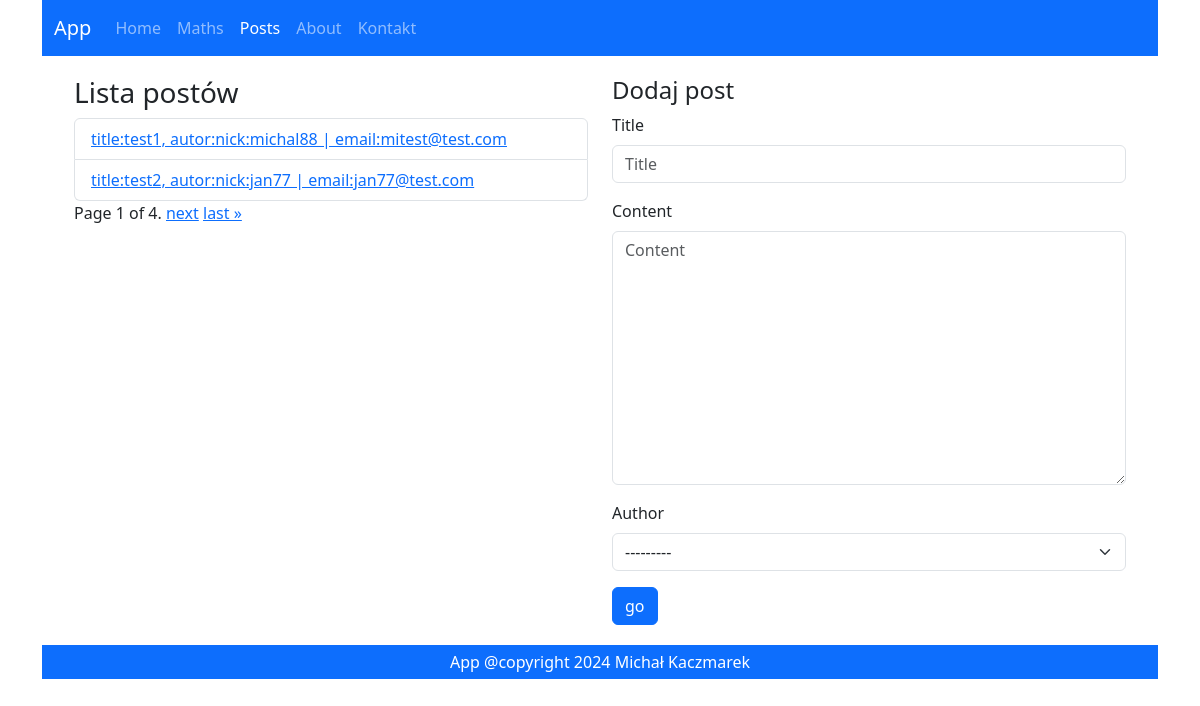
The app's page /posts/list/ with its own data.
### posts/models.py (models this page shows)
class Post(models.Model):
    title = models.CharField(max_length=50)
    content = models.TextField()
    created = models.DateTimeField(
        auto_now_add=True,
    )
    modified = models.DateTimeField(
        auto_now=True,
    )
    author = models.ForeignKey(
        'posts.Author',
        on_delete=models.CASCADE,
    )
    def __str__(self):
        return f"title:{self.title}, autor:{self.author}"

class Author(models.Model):
    nick = models.CharField(max_length=20)
    email = models.EmailField()
    bio = models.TextField(null=True, blank=True)
    def __str__(self):
        return f"nick:{self.nick} | email:{self.email}"

### posts/views.py (the view, shortened to what this page needs)
# urls.py: path('list/', posts_list, name="list"),
def posts_list(request):
    form = PostForm()
    posts = Post.objects.all()
    paginator = Paginator(posts, 2)
    page_number = request.GET.get('page')
    posts = paginator.get_page(page_number)
    return render(
        request=request,
        template_name="posts/list.html",
        context={
            "posts": posts,
            "form": form
        }
    )

### posts/forms.py (shortened to what this page needs)
class PostForm(forms.ModelForm):
    class Meta:
        model = Post
        fields = "__all__"

### posts/templates/posts/list.html (shortened to what this page needs)
{% extends 'main.html' %}
{% load django_bootstrap5 %}
{% block content %}
<div class="col">
  <h3>Lista postów</h3>
  <ul class="list-group">
    {% for p in posts %}
      <li class="list-group-item">
        <a href="{% url 'posts:details' p.id %}">{{ p }}</a>
      </li>
    {% endfor %}
  </ul>
  <div class="pagination">
    <span class="step-links">
      <span class="current">Page {{ posts.number }} of {{ posts.paginator.num_pages }}.</span>
      {% if posts.has_next %}
        <a href="?page={{ posts.next_page_number }}">next</a>
        <a href="?page={{ posts.paginator.num_pages }}">last »</a>
      {% endif %}
    </span>
  </div>
</div>
<div class="col">
  <h4>Dodaj post</h4>
  <form method="post">
    {% bootstrap_form form %}
    <input type="submit" value="go" class="btn btn-primary"/>
  </form>
</div>
{% endblock %}

### records on screen
Post: title+author "title:test1, autor:nick:michal88 | email:mitest@test.com"
Post: title+author "title:test2, autor:nick:jan77 | email:jan77@test.com"

### other values on screen
{{ posts.number }} "1"
{{ posts.paginator.num_pages }} "4"
